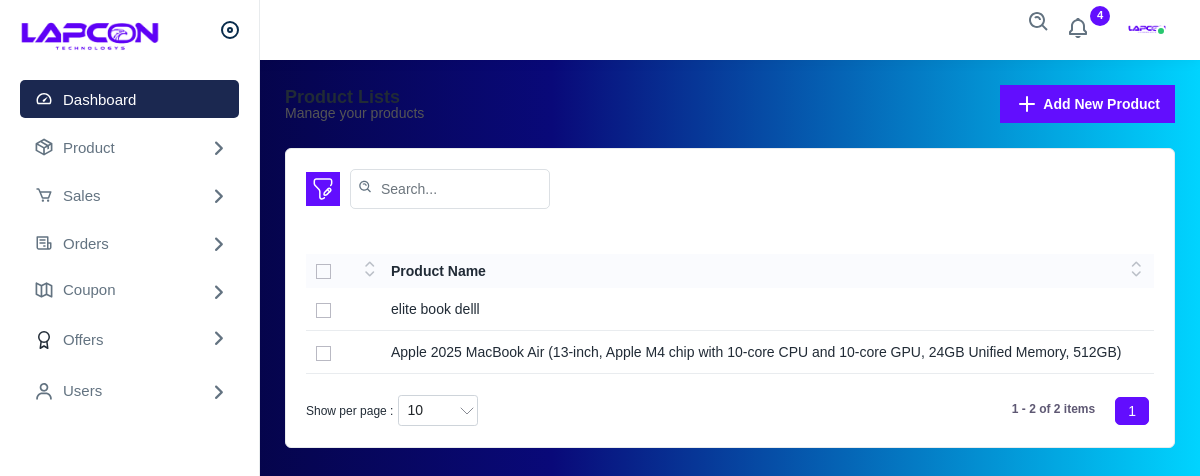
The page /admin_panel/product_list_category/1 (signed in) on the database its author committed.
### Product/models.py (models this page shows)
class Product(models.Model):
    name=models.CharField(max_length=255)
    description=models.TextField()
    category=models.ForeignKey(Category, on_delete=models.CASCADE,related_name='products')
    brand=models.ForeignKey(Brand,on_delete=models.CASCADE,related_name='products')
    operating_system = models.CharField(max_length=25, default='Android')
    processor = models.CharField(max_length=60)
    screen_size = models.CharField(max_length=60)
    is_available = models.BooleanField(default=True)
    is_active = models.BooleanField(default=True)
    created_at = models.DateTimeField(auto_now_add=True)
    updated_at = models.DateTimeField(auto_now=True)

### Product/views.py (the view)
# urls.py: path('admin_panel/product_list_category/<int:category_id>', views.product_list_category, name='product_list_category'),
@login_required(login_url='admin_signin')
@user_passes_test(is_staff, login_url='/')
def product_list_category(request, category_id):
    category = Category.objects.get(pk = category_id)
    products = Product.objects.filter(category = category)
    return render(request, 'admin/product_lists.html', {'products':products,'category':category})

### admin_panel/views.py (called while the page is built)
def is_staff(user):
    return user.is_staff

### templates/admin/product_lists.html (shortened to what this page needs)
{% extends 'admin/layout.html' %}
{% load static %}
{% block content %}
    <div class="page-wrapper">
        <div class="content">
            <div class="page-header">
                <div class="page-title">
                    <h4>Product Lists</h4>
                    <h6>Manage your products</h6>
                </div>
                <div class="page-btn">
                    <a href="{% url 'add_product' %}" class="btn btn-added"><img
                            src="{% static 'img_admin/icons/plus.svg' %}" alt="img" class="me-1">Add New Product</a>
                </div>
            </div>
            <div class="card">
                <div class="card-body">
                    <div class="table-top">
                        <div class="search-set">
                            <div class="search-path">
                                <a class="btn btn-filter" id="filter_search">
                                    <img src="{% static 'img_admin/icons/filter.svg' %}" alt="img">
                                </a>
                            </div>
                            <div class="search-input">
                                <a class="btn btn-searchset"><img src="{% static 'img_admin/icons/search-white.svg' %}"
                                        alt="img"></a>
                            </div>
                        </div>
                    </div>
                    <div class="table-responsive">
                        <table class="table  datanew">
                            <thead>
                                <tr>
                                    <th>
                                        <label class="checkboxs">
                                            <span class="checkmarks"></span>
                                        </label>
                                    </th>
                                    <th>Product Name</th>
                                    <th>Category </th>
                                </tr>
                            </thead>
                            <tbody>
                                {% for product in products %}
                                <tr>
                                    <td>
                                        <label class="checkboxs">
                                            <span class="checkmarks"></span>
                                        </label>
                                    </td>
                                    <td><a class="me-3" href="{% url 'edit_product' product.id%}">{{product.name}}</a></td>
                                    <td>{{product.category.name}}</td>
                                </tr>
                                {% endfor %}
                            </tbody>
                        </table>
                    </div>
                </div>
            </div>
        </div>
    </div>
{% endblock %}

### rows shown on the page
Product: name "elite book delll"
Product: name "Apple 2025 MacBook Air (13-inch, Apple M4 chip with 10-core CPU and 10-core GPU, 24GB Unified Memory, 512GB)"
